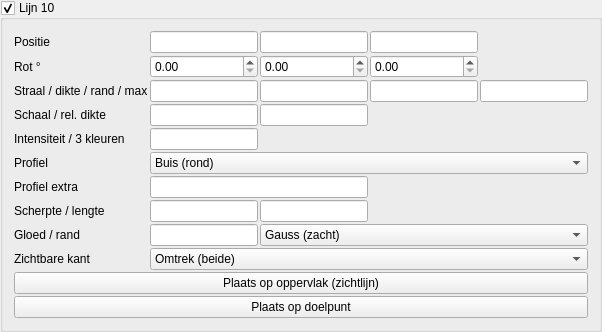
       <widget class="MyGroupBox" name="groupCheck_pattern_line_trap_10_enabled">
        <property name="title">
         <string>Lijn 10</string>
        </property>
        <property name="checkable">
         <bool>true</bool>
        </property>
        <layout class="QGridLayout" name="gridLayout_pattern_line_10">
         <property name="spacing">
          <number>2</number>
         </property>
         <item row="0" column="0">
          <widget class="QLabel" name="label_pattern_line_10_pos">
           <property name="text">
            <string>Positie</string>
           </property>
          </widget>
         </item>
         <item row="0" column="1">
          <widget class="MyLineEdit" name="vect3_pattern_line_trap_10_position_x"/>
         </item>
         <item row="0" column="2">
          <widget class="MyLineEdit" name="vect3_pattern_line_trap_10_position_y"/>
         </item>
         <item row="0" column="3">
          <widget class="MyLineEdit" name="vect3_pattern_line_trap_10_position_z"/>
         </item>
         <item row="1" column="0">
          <widget class="QLabel" name="label_pattern_line_10_rot">
           <property name="text">
            <string>Rot °</string>
           </property>
          </widget>
         </item>
         <item row="1" column="1">
          <widget class="MyDoubleSpinBox" name="spinboxd3_pattern_line_trap_10_rotation_x"/>
         </item>
         <item row="1" column="2">
          <widget class="MyDoubleSpinBox" name="spinboxd3_pattern_line_trap_10_rotation_y"/>
         </item>
         <item row="1" column="3">
          <widget class="MyDoubleSpinBox" name="spinboxd3_pattern_line_trap_10_rotation_z"/>
         </item>
         <item row="2" column="0">
          <widget class="QLabel" name="label_pattern_line_10_radius">
           <property name="text">
            <string>Straal / dikte / rand / max</string>
           </property>
           <property name="toolTip">
            <string>Straal = profielgrootte. Dikte = schaal van de SDF-band. Rand = afronding hoeken. Max = afstand-limiet voor de gloed (0 = uit in praktijk volgens instelling).</string>
           </property>
          </widget>
         </item>
         <item row="2" column="1">
          <widget class="MyLineEdit" name="logedit_pattern_line_trap_10_radius"/>
         </item>
         <item row="2" column="2">
          <widget class="MyLineEdit" name="logedit_pattern_line_trap_10_thickness"/>
         </item>
         <item row="2" column="3">
          <widget class="MyLineEdit" name="logedit_pattern_line_trap_10_edge_softness"/>
         </item>
         <item row="2" column="4">
          <widget class="MyLineEdit" name="logedit_pattern_line_trap_10_max_distance"/>
         </item>
         <item row="3" column="0">
          <widget class="QLabel" name="label_pattern_line_10_scale">
           <property name="text">
            <string>Schaal / rel. dikte</string>
           </property>
           <property name="toolTip">
            <string>Schaal: uniform het dwarsprofiel (YZ). Relatieve dikte: factor op de gloedband t.o.v. Dikte (1 = standaard).</string>
           </property>
          </widget>
         </item>
         <item row="3" column="1">
          <widget class="MyLineEdit" name="logedit_pattern_line_trap_10_scale"/>
         </item>
         <item row="3" column="2">
          <widget class="MyLineEdit" name="logedit_pattern_line_trap_10_relative_thickness"/>
         </item>
         <item row="4" column="0">
          <widget class="QLabel" name="label_pattern_line_10_int">
           <property name="text">
            <string>Intensiteit / 3 kleuren</string>
           </property>
           <property name="toolTip">
            <string>Gradient langs de gloed: kern (kleur 1) → midden (2) → rand (3). Zelfde RGB = effen.</string>
           </property>
          </widget>
         </item>
         <item row="4" column="1">
          <widget class="MyLineEdit" name="logedit_pattern_line_trap_10_intensity"/>
         </item>
         <item row="4" column="2">
          <widget class="MyColorButton" name="colorButton_pattern_line_trap_10_color"/>
         </item>
         <item row="4" column="3">
          <widget class="MyColorButton" name="colorButton_pattern_line_trap_10_color_2"/>
         </item>
         <item row="4" column="4">
          <widget class="MyColorButton" name="colorButton_pattern_line_trap_10_color_3"/>
         </item>
         <item row="5" column="0">
          <widget class="QLabel" name="label_pattern_line_10_shape">
           <property name="text">
            <string>Profiel</string>
           </property>
           <property name="toolTip">
            <string>Dwarsdoorsnede loodrecht op de as (lokale X).</string>
           </property>
          </widget>
         </item>
         <item row="5" column="1" colspan="4">
          <widget class="MyComboBox" name="comboBox_pattern_line_trap_10_shape">
           <item>
            <property name="text">
             <string>Buis (rond)</string>
            </property>
           </item>
           <item>
            <property name="text">
             <string>Lint (vlak)</string>
            </property>
           </item>
           <item>
            <property name="text">
             <string>Vierkant</string>
            </property>
           </item>
           <item>
            <property name="text">
             <string>Ruit</string>
            </property>
           </item>
           <item>
            <property name="text">
             <string>Ovaal</string>
            </property>
           </item>
           <item>
            <property name="text">
             <string>Zeshoek</string>
            </property>
           </item>
           <item>
            <property name="text">
             <string>Kruis</string>
            </property>
           </item>
           <item>
            <property name="text">
             <string>Achthoek</string>
            </property>
           </item>
           <item>
            <property name="text">
             <string>Squircle</string>
            </property>
           </item>
           <item>
            <property name="text">
             <string>Ring</string>
            </property>
           </item>
         </widget>
         </item>
         <item row="6" column="0">
          <widget class="QLabel" name="label_pattern_line_10_shape_aux">
           <property name="text">
            <string>Profiel extra</string>
           </property>
           <property name="toolTip">
            <string>Ovaal: Z-straal t.o.v. Y (1 = cirkel). Ring: halve dikte van de buis.</string>
           </property>
          </widget>
         </item>
         <item row="6" column="1" colspan="2">
          <widget class="MyLineEdit" name="logedit_pattern_line_trap_10_shape_aux"/>
         </item>
         <item row="7" column="0">
          <widget class="QLabel" name="label_pattern_line_10_sharp_seg">
           <property name="text">
            <string>Scherpte / lengte</string>
           </property>
           <property name="toolTip">
            <string>Scherpte: sterkere piek (hoger = smallere gloed). Lengte: halve lijnlengte langs X (0 = oneindig). Zie ook «Gloed / rand».</string>
           </property>
          </widget>
         </item>
         <item row="7" column="1">
          <widget class="MyLineEdit" name="logedit_pattern_line_trap_10_falloff_sharpness"/>
         </item>
         <item row="7" column="2">
          <widget class="MyLineEdit" name="logedit_pattern_line_trap_10_segment_half_length"/>
         </item>
         <item row="8" column="0">
          <widget class="QLabel" name="label_pattern_line_10_glow">
           <property name="text">
            <string>Gloed / rand</string>
           </property>
           <property name="toolTip">
            <string>Gloedbreedte: hoger = zachtere, bredere rand. Falloff: Gauss, smoothstep, lineair, exponentieel — bepaalt hoe snel het uitsterft (los van de 3-kleur-gradient).</string>
           </property>
          </widget>
         </item>
         <item row="8" column="1">
          <widget class="MyLineEdit" name="logedit_pattern_line_trap_10_glow_spread"/>
         </item>
         <item row="8" column="2" colspan="3">
          <widget class="MyComboBox" name="comboBox_pattern_line_trap_10_falloff_profile">
           <item>
            <property name="text">
             <string>Gauss (zacht)</string>
            </property>
           </item>
           <item>
            <property name="text">
             <string>Strak (smooth)</string>
            </property>
           </item>
           <item>
            <property name="text">
             <string>Hard (lineair)</string>
            </property>
           </item>
           <item>
            <property name="text">
             <string>Exponentieel</string>
            </property>
           </item>
          </widget>
         </item>
         <item row="9" column="0">
          <widget class="QLabel" name="label_pattern_line_10_side">
           <property name="text">
            <string>Zichtbare kant</string>
           </property>
           <property name="toolTip">
            <string>Omtrek: gloed aan beide zijden van de vorm (klassiek). Alleen buiten of binnen: één zijde van het oppervlak — handig om alleen de silhouet-rand te tonen.</string>
           </property>
          </widget>
         </item>
         <item row="9" column="1" colspan="4">
          <widget class="MyComboBox" name="comboBox_pattern_line_trap_10_edge_side">
           <item>
            <property name="text">
             <string>Omtrek (beide)</string>
            </property>
           </item>
           <item>
            <property name="text">
             <string>Alleen buiten</string>
            </property>
           </item>
           <item>
            <property name="text">
             <string>Alleen binnen</string>
            </property>
           </item>
          </widget>
         </item>
         <item row="10" column="0" colspan="5">
          <widget class="QPushButton" name="pushButton_pattern_line_trap_10_place_surface">
           <property name="text">
            <string>Plaats op oppervlak (zichtlijn)</string>
           </property>
          </widget>
         </item>
         <item row="11" column="0" colspan="5">
          <widget class="QPushButton" name="pushButton_pattern_line_trap_10_place_target">
           <property name="text">
            <string>Plaats op doelpunt</string>
           </property>
          </widget>
         </item>
        </layout>
       </widget>
